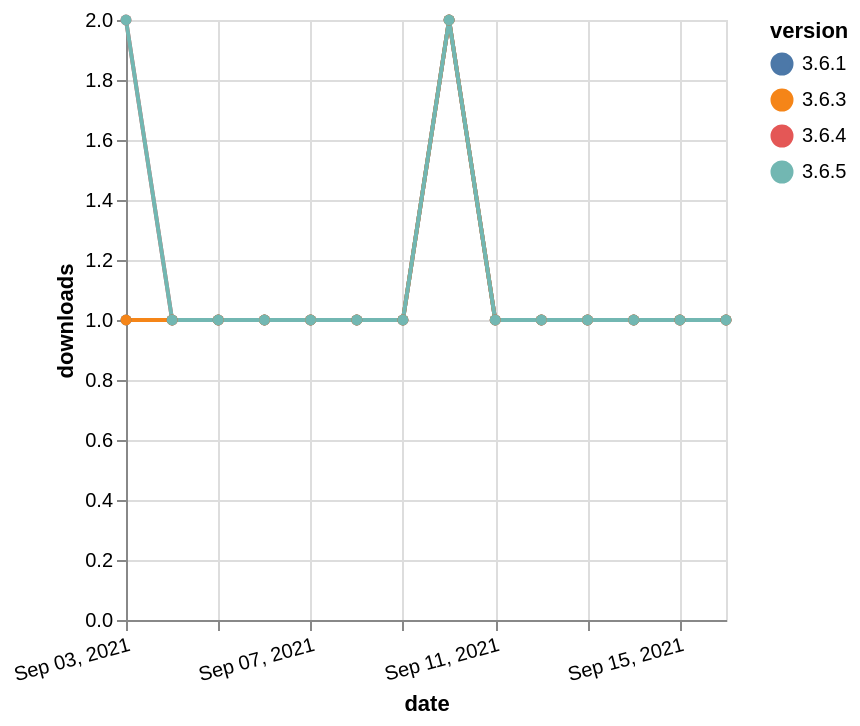

Vega-Lite specification for this chart:
### Vega-Lite specification from a JSON file in a GitHub repository (floating-point values rounded to 4 significant figures)
{"$schema": "https://vega.github.io/schema/vega-lite/v5.json", "description": "A simple bar chart with embedded data.", "data": {"values": [{"date": "2021-09-03", "total": 45, "delta": 2, "version": "3.6.4"}, {"date": "2021-09-04", "total": 46, "delta": 1, "version": "3.6.4"}, {"date": "2021-09-05", "total": 47, "delta": 1, "version": "3.6.4"}, {"date": "2021-09-06", "total": 48, "delta": 1, "version": "3.6.4"}, {"date": "2021-09-07", "total": 49, "delta": 1, "version": "3.6.4"}, {"date": "2021-09-08", "total": 50, "delta": 1, "version": "3.6.4"}, {"date": "2021-09-09", "total": 51, "delta": 1, "version": "3.6.4"}, {"date": "2021-09-10", "total": 53, "delta": 2, "version": "3.6.4"}, {"date": "2021-09-11", "total": 54, "delta": 1, "version": "3.6.4"}, {"date": "2021-09-12", "total": 55, "delta": 1, "version": "3.6.4"}, {"date": "2021-09-13", "total": 56, "delta": 1, "version": "3.6.4"}, {"date": "2021-09-14", "total": 57, "delta": 1, "version": "3.6.4"}, {"date": "2021-09-15", "total": 58, "delta": 1, "version": "3.6.4"}, {"date": "2021-09-16", "total": 59, "delta": 1, "version": "3.6.4"}, {"date": "2021-09-03", "total": 151, "delta": 1, "version": "3.6.1"}, {"date": "2021-09-04", "total": 152, "delta": 1, "version": "3.6.1"}, {"date": "2021-09-05", "total": 153, "delta": 1, "version": "3.6.1"}, {"date": "2021-09-06", "total": 154, "delta": 1, "version": "3.6.1"}, {"date": "2021-09-07", "total": 155, "delta": 1, "version": "3.6.1"}, {"date": "2021-09-08", "total": 156, "delta": 1, "version": "3.6.1"}, {"date": "2021-09-09", "total": 157, "delta": 1, "version": "3.6.1"}, {"date": "2021-09-10", "total": 159, "delta": 2, "version": "3.6.1"}, {"date": "2021-09-11", "total": 160, "delta": 1, "version": "3.6.1"}, {"date": "2021-09-12", "total": 161, "delta": 1, "version": "3.6.1"}, {"date": "2021-09-13", "total": 162, "delta": 1, "version": "3.6.1"}, {"date": "2021-09-14", "total": 163, "delta": 1, "version": "3.6.1"}, {"date": "2021-09-15", "total": 164, "delta": 1, "version": "3.6.1"}, {"date": "2021-09-16", "total": 165, "delta": 1, "version": "3.6.1"}, {"date": "2021-09-03", "total": 140, "delta": 1, "version": "3.6.3"}, {"date": "2021-09-04", "total": 141, "delta": 1, "version": "3.6.3"}, {"date": "2021-09-05", "total": 142, "delta": 1, "version": "3.6.3"}, {"date": "2021-09-06", "total": 143, "delta": 1, "version": "3.6.3"}, {"date": "2021-09-07", "total": 144, "delta": 1, "version": "3.6.3"}, {"date": "2021-09-08", "total": 145, "delta": 1, "version": "3.6.3"}, {"date": "2021-09-09", "total": 146, "delta": 1, "version": "3.6.3"}, {"date": "2021-09-10", "total": 148, "delta": 2, "version": "3.6.3"}, {"date": "2021-09-11", "total": 149, "delta": 1, "version": "3.6.3"}, {"date": "2021-09-12", "total": 150, "delta": 1, "version": "3.6.3"}, {"date": "2021-09-13", "total": 151, "delta": 1, "version": "3.6.3"}, {"date": "2021-09-14", "total": 152, "delta": 1, "version": "3.6.3"}, {"date": "2021-09-15", "total": 153, "delta": 1, "version": "3.6.3"}, {"date": "2021-09-16", "total": 154, "delta": 1, "version": "3.6.3"}, {"date": "2021-09-03", "total": 42, "delta": 2, "version": "3.6.5"}, {"date": "2021-09-04", "total": 43, "delta": 1, "version": "3.6.5"}, {"date": "2021-09-05", "total": 44, "delta": 1, "version": "3.6.5"}, {"date": "2021-09-06", "total": 45, "delta": 1, "version": "3.6.5"}, {"date": "2021-09-07", "total": 46, "delta": 1, "version": "3.6.5"}, {"date": "2021-09-08", "total": 47, "delta": 1, "version": "3.6.5"}, {"date": "2021-09-09", "total": 48, "delta": 1, "version": "3.6.5"}, {"date": "2021-09-10", "total": 50, "delta": 2, "version": "3.6.5"}, {"date": "2021-09-11", "total": 51, "delta": 1, "version": "3.6.5"}, {"date": "2021-09-12", "total": 52, "delta": 1, "version": "3.6.5"}, {"date": "2021-09-13", "total": 53, "delta": 1, "version": "3.6.5"}, {"date": "2021-09-14", "total": 54, "delta": 1, "version": "3.6.5"}, {"date": "2021-09-15", "total": 55, "delta": 1, "version": "3.6.5"}, {"date": "2021-09-16", "total": 56, "delta": 1, "version": "3.6.5"}]}, "width": "container", "mark": {"type": "line", "point": {"filled": true}}, "encoding": {"x": {"field": "date", "type": "temporal", "timeUnit": "yearmonthdate", "title": "date", "axis": {"labelAngle": -15}}, "y": {"field": "delta", "type": "quantitative", "title": "downloads"}, "color": {"field": "version", "type": "nominal"}, "tooltip": {"field": "delta"}}}
